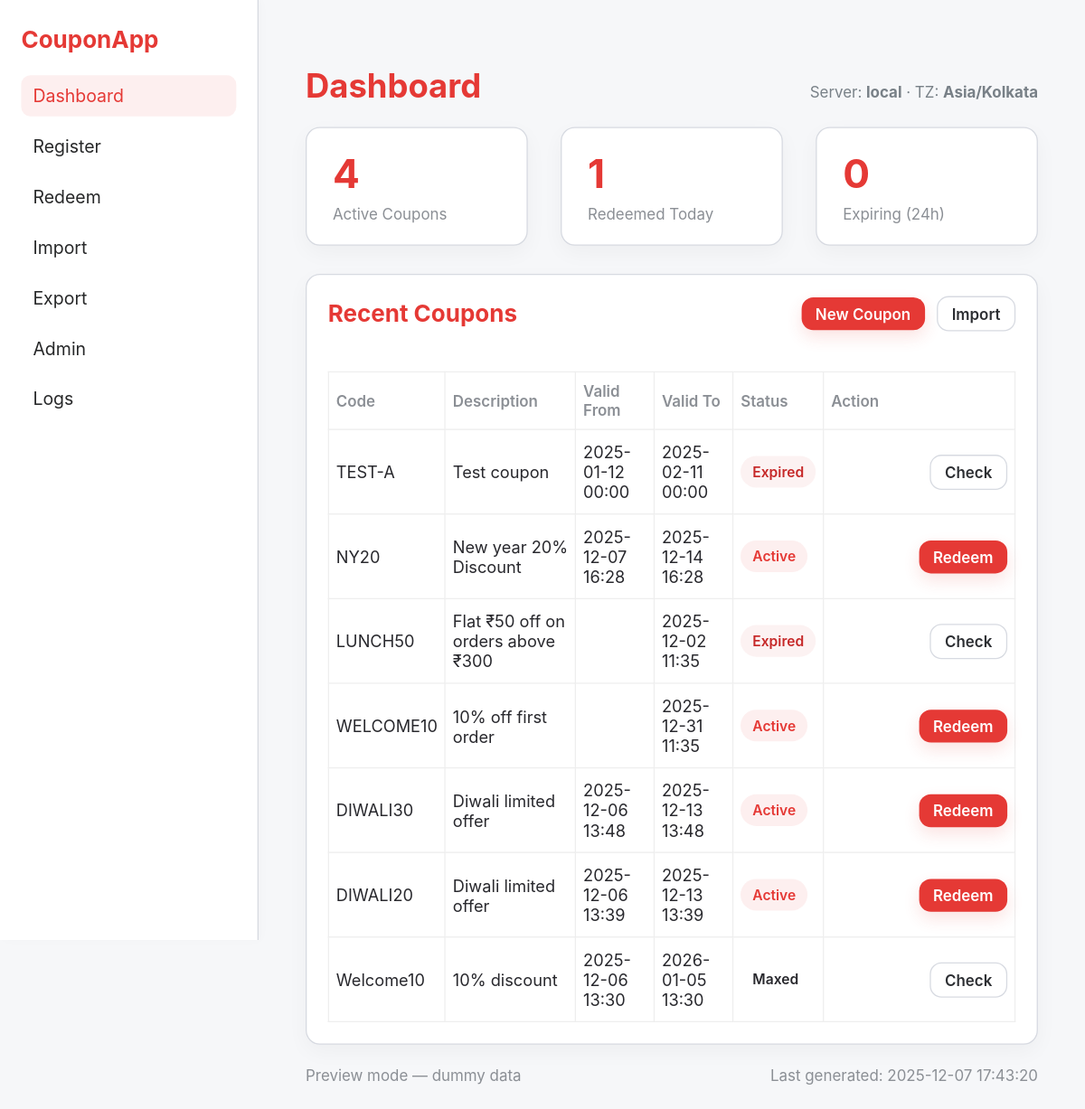
Before: / with the older database file.
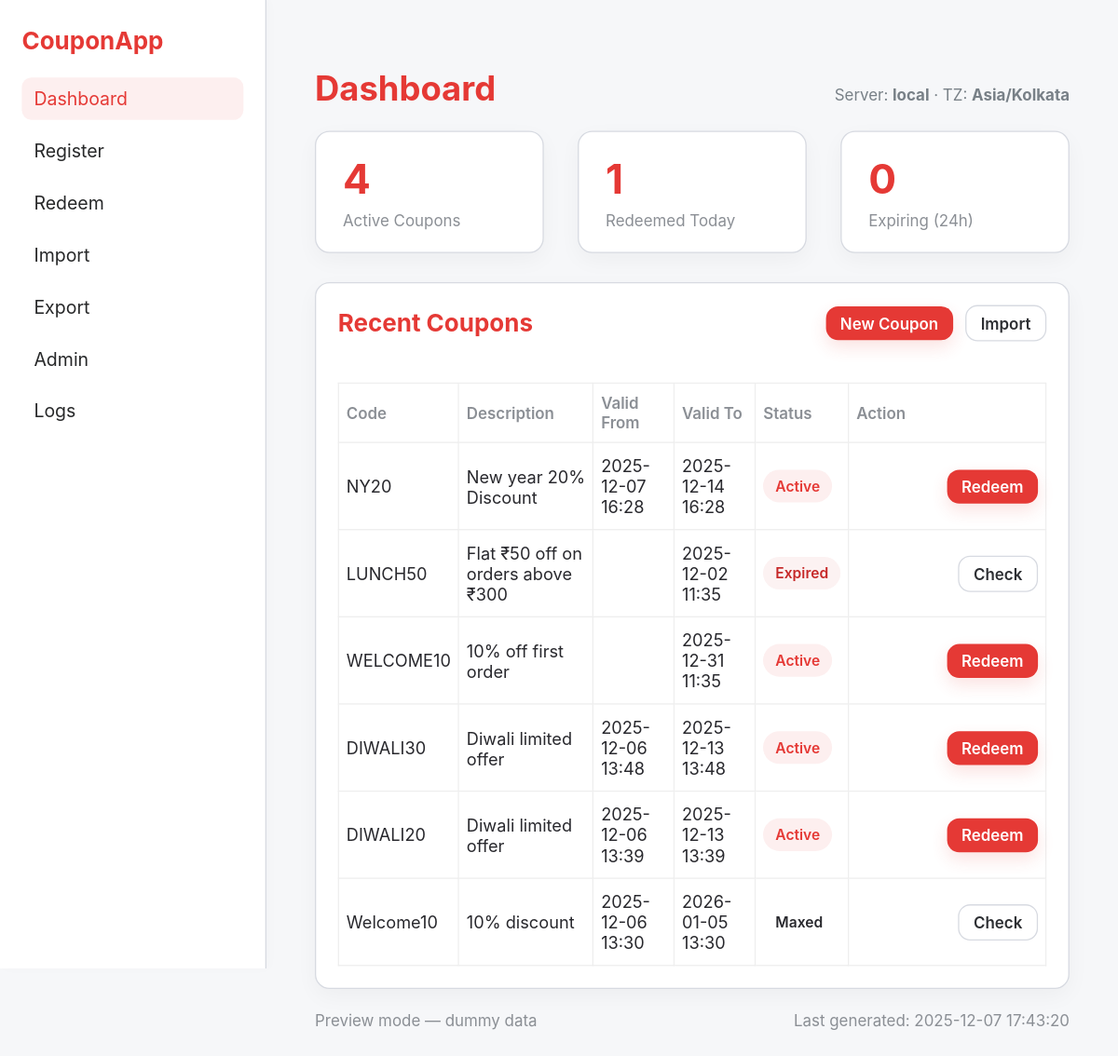
After: the same page with the newer database file.
### app/models.py (models this page shows, shortened)
class Coupon(db.Model):
    __tablename__ = "coupons"
    id = db.Column(db.Integer, primary_key=True)
    code = db.Column(db.String(80), unique=True, nullable=False)
    description = db.Column(db.String(255))
    issued_at = db.Column(db.DateTime, default=datetime.utcnow)
    valid_from = db.Column(db.DateTime, nullable=True)
    valid_to = db.Column(db.DateTime, nullable=True)
    validity_value = db.Column(db.Integer, nullable=True)   # e.g., 30
    validity_unit = db.Column(db.String(16), default="days") # "days" or "hours"
    issued_to = db.Column(db.String(120), nullable=True)
    tags = db.Column(db.String(255), nullable=True)
    max_redemptions = db.Column(db.Integer, nullable=False, default=1)
    redeemed_count = db.Column(db.Integer, default=0)

### app/routes.py (the view)
@bp.route("/")
def index():
    stats, coupons = _dashboard_stats_and_recent(limit=10)
    return render_template(
        "dashboard.html",
        stats=stats,
        coupons=coupons,
        generated_at=datetime.now().strftime("%Y-%m-%d %H:%M:%S"),
    )

### app/routes.py (called while the page is built)
def _status_for_coupon(c: Coupon, at=None):
    at = at or datetime.now()
    if getattr(c, "valid_from", None) and at < c.valid_from:
        return "Upcoming"
    if getattr(c, "valid_to", None) and at > c.valid_to:
        return "Expired"
    if (c.redeemed_count or 0) >= (c.max_redemptions or 1):
        return "Maxed"
    return "Active"

### app/templates/dashboard.html (shortened to what this page needs)
{% extends "base.html" %}
{% block content %}
<div class="app-container">
 <aside class="sidebar">
   <div class="sidebar-brand">CouponApp</div>
   <nav class="side-nav">
     <a class="nav-item active" href="{{ url_for('main.index') }}">Dashboard</a>
      <a class="nav-item" href="{{ url_for('main.register') }}">Register</a>
      <a class="nav-item" href="{{ url_for('main.redeem') }}">Redeem</a>
      <a class="nav-item" href="{{ url_for('main.import_excel') }}">Import</a>
      <a class="nav-item" href="{{ url_for('main.export') }}">Export</a>
      <a class="nav-item" href="{{ url_for('main.admin') }}">Admin</a>
      <a class="nav-item" href="{{ url_for('main.logs') }}">Logs</a>
   </nav>
 </aside>
 <main class="main">
   <header class="main-header">
     <h1 class="title">Dashboard</h1>
     <div class="header-meta">
       Server: <strong>local</strong> · TZ: <strong>Asia/Kolkata</strong>
     </div>
   </header>
   <section class="stats-row">
     <div class="stat-card">
       <div class="stat-value">{{ stats.active }}</div>
       <div class="stat-label">Active Coupons</div>
     </div>
     <div class="stat-card">
       <div class="stat-value">{{ stats.redeemed_today }}</div>
       <div class="stat-label">Redeemed Today</div>
     </div>
     <div class="stat-card">
       <div class="stat-value">{{ stats.expiring_24h }}</div>
       <div class="stat-label">Expiring (24h)</div>
     </div>
   </section>
   <section class="table-card">
     <div class="table-card-header">
       <h2>Recent Coupons</h2>
       <div class="table-actions">
         <a class="btn small" href="{{ url_for('main.register') }}">New Coupon</a>
         <a class="btn small ghost" href="{{ url_for('main.import_excel') }}">Import</a>
       </div>
     </div>
     <table class="coupons-table" cellpadding="0" cellspacing="0" border="0" role="grid">
       <thead>
         <tr>
           <th>Code</th>
           <th>Description</th>
           <th>Valid From</th>
           <th>Valid To</th>
           <th>Status</th>
           <th class="col-action">Action</th>
         </tr>
       </thead>
       <tbody>
         {% for c in coupons %}
         <tr>
           <td class="mono">{{ c.code }}</td>
           <td>{{ c.description }}</td>
           <td>{{ c.valid_from }}</td>
           <td>{{ c.valid_to }}</td>
           <td>
             <span class="pill pill-{{ c.status|lower|replace(' ', '-') }}">
               {{ c.status }}
             </span>
           </td>
           <td class="col-action">
             {% if c.status == 'Active' %}
               <a class="btn small" href="{{ url_for('main.redeem', code=c.code) }}">Redeem</a>
             {% else %}
               <a class="btn small ghost" href="{{ url_for('main.redeem', code=c.code) }}">Check</a>
             {% endif %}
           </td>
         </tr>
         {% endfor %}
       </tbody>
     </table>
   </section>
   <footer class="page-footer">
     <div>Preview mode — dummy data</div>
     <div>Last generated: {{ generated_at }}</div>
   </footer>
 </main>
</div>
{% endblock %}

Changed rows visible on the page:
removed Coupon: code "TEST-A", description "Test coupon", valid_from "2025-01-12 00:00", valid_to "2025-02-11 00:00", status "Expired"
